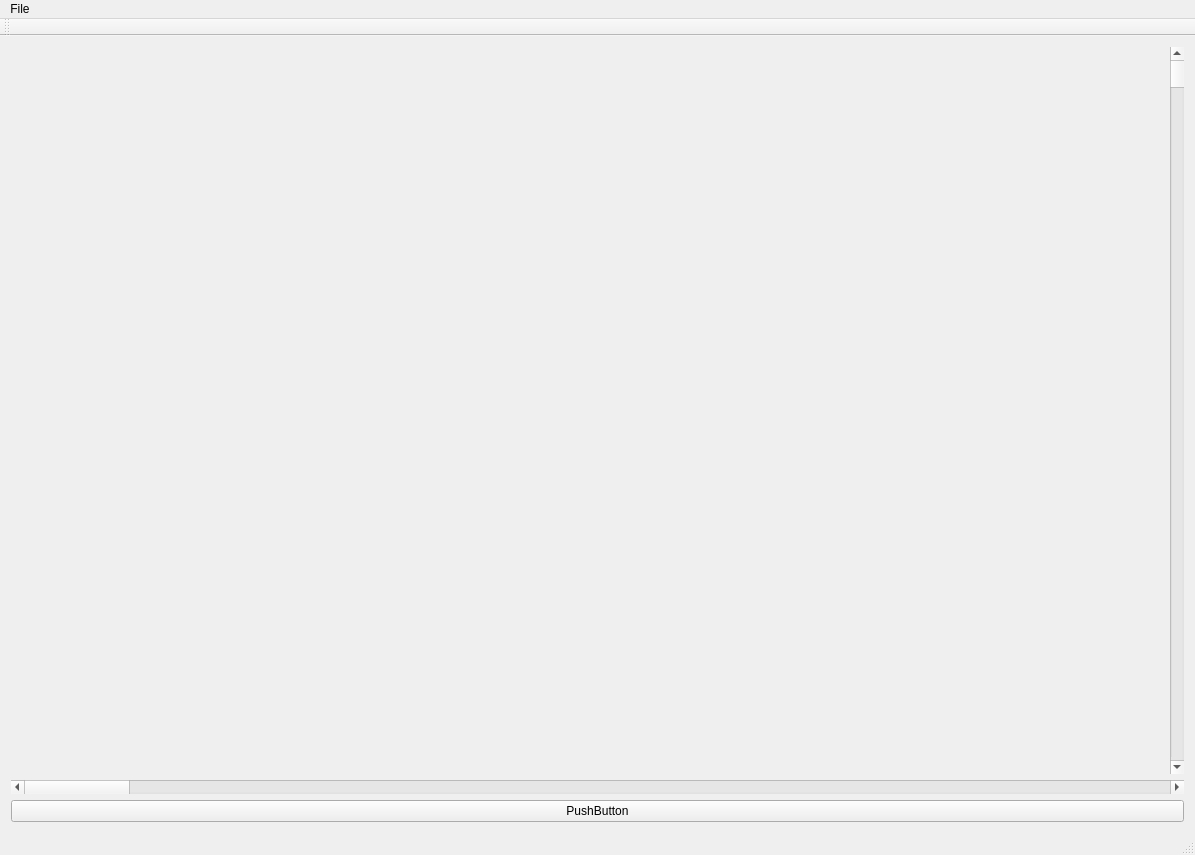
<?xml version="1.0" encoding="UTF-8"?>
<ui version="4.0">
 <class>QCppProfWindow</class>
 <widget class="QMainWindow" name="QCppProfWindow">
  <property name="geometry">
   <rect>
    <x>0</x>
    <y>0</y>
    <width>1195</width>
    <height>855</height>
   </rect>
  </property>
  <property name="windowTitle">
   <string>QCppProfWindow</string>
  </property>
  <widget class="QWidget" name="centralWidget">
   <layout class="QVBoxLayout" name="verticalLayout_2">
    <item>
     <layout class="QVBoxLayout" name="verticalLayout">
      <item>
       <layout class="QHBoxLayout" name="horizontalLayout">
        <item>
         <widget class="QCustomPlot" name="PlotArea" native="true"/>
        </item>
        <item>
         <widget class="QScrollBar" name="verticalScrollBar">
          <property name="maximum">
           <number>1000</number>
          </property>
          <property name="orientation">
           <enum>Qt::Vertical</enum>
          </property>
         </widget>
        </item>
       </layout>
      </item>
      <item>
       <widget class="QScrollBar" name="horizontalScrollBar">
        <property name="maximum">
         <number>100</number>
        </property>
        <property name="orientation">
         <enum>Qt::Horizontal</enum>
        </property>
       </widget>
      </item>
     </layout>
    </item>
    <item>
     <widget class="QPushButton" name="pushButton">
      <property name="text">
       <string>PushButton</string>
      </property>
     </widget>
    </item>
   </layout>
  </widget>
  <widget class="QMenuBar" name="menuBar">
   <property name="geometry">
    <rect>
     <x>0</x>
     <y>0</y>
     <width>1195</width>
     <height>24</height>
    </rect>
   </property>
   <widget class="QMenu" name="menuFile">
    <property name="title">
     <string>File</string>
    </property>
    <addaction name="actionOpen"/>
   </widget>
   <addaction name="menuFile"/>
  </widget>
  <widget class="QToolBar" name="mainToolBar">
   <attribute name="toolBarArea">
    <enum>TopToolBarArea</enum>
   </attribute>
   <attribute name="toolBarBreak">
    <bool>false</bool>
   </attribute>
  </widget>
  <widget class="QStatusBar" name="statusBar"/>
  <action name="actionOpen">
   <property name="text">
    <string>Open profiling data</string>
   </property>
   <property name="shortcut">
    <string>Ctrl+O</string>
   </property>
  </action>
 </widget>
 <layoutdefault spacing="6" margin="11"/>
 <customwidgets>
  <customwidget>
   <class>QCustomPlot</class>
   <extends>QWidget</extends>
   <header>qcustomplot.h</header>
   <container>1</container>
  </customwidget>
 </customwidgets>
 <resources/>
 <connections/>
</ui>
